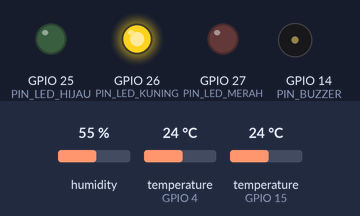
The sketch below on a simulated ESP32. On the bench: output pins drawn as LEDs (lit = HIGH), buzzer (waves = sounding). The inputs (shaded band) are chosen by the test bench; at power-on: humidity 55 %, temperature (sensors on GPIO 4, GPIO 15) 24 °C. WiFi joins after 1.5 s; servers stay silent unless stated; random numbers use the default seed unless the sketch sets one; no MQTT or app messages arrive unless stated; what the sketch prints to the serial monitor is not drawn.

Above: at 4.5 s.
4.6 s: humidity set to 58 %
At 6.0 s:
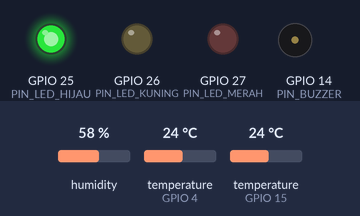
12.7 s: temperature (sensor on GPIO 4) set to 31.8 °C
19.9 s: temperature (sensor on GPIO 4) set to 32.8 °C
22.2 s: temperature (sensor on GPIO 15) set to 20.7 °C
27.4 s: temperature (sensor on GPIO 15) set to 19.3 °C
29.7 s: temperature (sensor on GPIO 4) set to 41 °C
At 35.2 s:
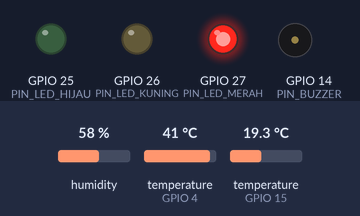
Timing chart, 0 to 42.7 s (numbered marks = the images above; inputs shaded):
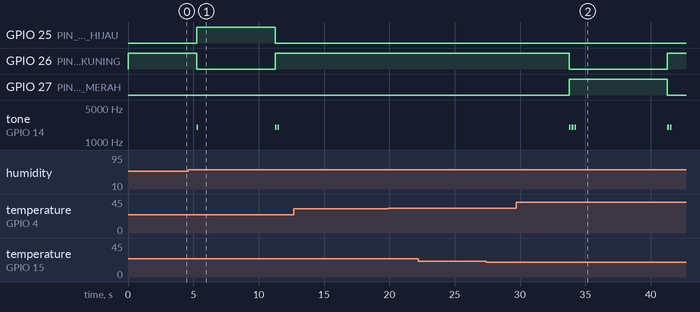

Measured:
- the behaviour switches between 55 and 56 % on humidity (found by bisection; images 0 and 1)
- after the input at 12.7 s, every drawn part: stays the same
- after the input at 19.9 s, every drawn part: stays the same
- after the input at 22.2 s, every drawn part: stays the same
- after the input at 27.4 s, every drawn part: stays the same
- after the input at 29.7 s, GPIO 26 (PIN_LED_KUNING): HIGH → LOW after 4.1 s, → HIGH 7.5 s later; GPIO 27 (PIN_LED_MERAH): LOW → HIGH after 4.1 s, → LOW 7.5 s later; tone on GPIO 14 (PIN_BUZZER): plays 2000 Hz for 0.12 s, 2000 Hz for 0.12 s, 2000 Hz for 0.12 s, 2000 Hz for 0.12 s, 2000 Hz for 0.12 s, starting after 4.1 s

The sketch:

esp32_glagah_node.ino
```cpp
/*
  PROTOTIPE SIMULASI (Wokwi) - Probe Pemantau Limbah Bunga Glagah
  ----------------------------------------------------------------
  Alur data:  ALAT (ESP32) --Wi-Fi--> SERVER (broker MQTT) --> DASHBOARD WEB

  Komponen: ESP32, DS18B20 (suhu tumpukan), DHT22 (suhu & kelembapan udara
            di kepala alat), 3 LED, buzzer.

  Fungsi:
  1. Membaca sensor, memvalidasi, lalu menghitung kelas kondisi limbah
     (cenderung kering / tidak pasti / aktif-lembap).
  2. Menampilkan hasil secara lokal (LED + buzzer), tetap jalan walau
     internet putus.
  3. Mengirim data + hasil ke server (MQTT) secara berkala dan saat
     kelas berubah.

  PENTING:
  - Di Wokwi semua pembacaan adalah DATA TIRUAN. Simulasi hanya membuktikan
    LOGIKA dan ALUR DATA, bukan akurasi sensor atau kinerja di lapangan.
  - Semua angka ambang adalah ASUMSI AWAL. Ganti dengan nilai dari
    penyuluh/dosen/literatur sebelum dipakai di proposal.
  - Broker MQTT publik tidak aman: siapa pun yang tahu topiknya bisa
    membaca data. Jangan kirim data sensitif. Ganti ID_ALAT dengan ID unik.
*/

#include <Arduino.h>
#include <WiFi.h>
#include <PubSubClient.h>
#include <DHT.h>
#include <OneWire.h>
#include <DallasTemperature.h>

// ===================== JARINGAN =====================
const char* WIFI_SSID   = "Wokwi-GUEST";   // jaringan Wi-Fi simulasi Wokwi
const char* WIFI_PASS   = "";
const char* MQTT_SERVER = "broker.hivemq.com";  // broker publik (hanya untuk simulasi)
const int   MQTT_PORT   = 1883;
const char* ID_ALAT     = "GANTI_ID_UNIK";      // ganti, contoh: "glagah-andi-01"

// ===================== PIN =====================
const int PIN_DHT        = 15;
const int PIN_DS18B20    = 4;
const int PIN_LED_HIJAU  = 25;  // cenderung kering -> benih / briket
const int PIN_LED_KUNING = 26;  // tidak pasti -> tahan, cek ulang
const int PIN_LED_MERAH  = 27;  // aktif / lembap -> pupuk / kompos
const int PIN_BUZZER     = 14;

// ===================== PARAMETER KEPUTUSAN (ASUMSI - GANTI!) =====================
const float AMBANG_DELTA_AKTIF   = 5.0;   // C : tumpukan lebih hangat dari udara
const float AMBANG_DELTA_KECIL   = 2.0;   // C : selisih kecil = belum aktif
const float AMBANG_HUM_TINGGI    = 80.0;  // % kelembapan udara tinggi
const float AMBANG_HUM_RENDAH    = 55.0;  // % kelembapan udara rendah
const float AMBANG_TREN_NAIK     = 1.0;   // C per siklus: selisih suhu naik
const float AMBANG_SUHU_TINGGI   = 60.0;  // C : peringatan suhu tumpukan tinggi

const int   JUMLAH_SAMPEL        = 5;
const int   JUMLAH_KONFIRMASI    = 3;
const unsigned long INTERVAL_BACA  = 1500;   // ms : baca sensor
const unsigned long INTERVAL_KIRIM = 5000;   // ms : kirim data berkala
const unsigned long INTERVAL_RECONNECT = 5000; // ms : coba sambung ulang MQTT

// ===================== OBJEK & TIPE =====================
DHT dht(PIN_DHT, DHT22);
OneWire oneWire(PIN_DS18B20);
DallasTemperature sensorSuhu(&oneWire);
WiFiClient wifiClient;
PubSubClient mqtt(wifiClient);

enum Kelas { KELAS_KERING, KELAS_CEK, KELAS_AKTIF };

struct RataRata {
  float data[JUMLAH_SAMPEL];
  int idx = 0;
  int jumlah = 0;
  void tambah(float v) {
    data[idx] = v;
    idx = (idx + 1) % JUMLAH_SAMPEL;
    if (jumlah < JUMLAH_SAMPEL) jumlah++;
  }
  float nilai() const {
    if (jumlah == 0) return 0;
    float total = 0;
    for (int i = 0; i < jumlah; i++) total += data[i];
    return total / jumlah;
  }
};

RataRata rrDelta;
RataRata rrHum;

// ===================== STATE =====================
Kelas kelasAktif = KELAS_CEK;
Kelas kandidat = KELAS_CEK;
int hitungKonfirmasi = 0;
float deltaSebelumnya = -999;
bool suhuTinggiSebelumnya = false;
unsigned long waktuBaca = 0;
unsigned long waktuKirim = 0;
unsigned long waktuReconnect = 0;
char topicData[80];
char clientId[40];

// ===================== FUNGSI DASAR =====================
const char* namaKelas(Kelas k) {
  switch (k) {
    case KELAS_KERING: return "CENDERUNG KERING";
    case KELAS_AKTIF:  return "AKTIF/LEMBAP";
    default:           return "TIDAK PASTI";
  }
}

const char* rekomendasi(Kelas k) {
  switch (k) {
    case KELAS_KERING: return "BENIH / BRIKET";
    case KELAS_AKTIF:  return "PUPUK / KOMPOS";
    default:           return "TAHAN, CEK ULANG";
  }
}

void bunyi(int kali, int durasi) {
  for (int i = 0; i < kali; i++) {
    tone(PIN_BUZZER, 2000, durasi);
    delay(durasi + 80);
  }
}

void setLED(bool hijau, bool kuning, bool merah) {
  digitalWrite(PIN_LED_HIJAU,  hijau  ? HIGH : LOW);
  digitalWrite(PIN_LED_KUNING, kuning ? HIGH : LOW);
  digitalWrite(PIN_LED_MERAH,  merah  ? HIGH : LOW);
}

// Aturan inferensi: skor dari 3 indikator
Kelas klasifikasi(float delta, float hum, float tren, int &skor) {
  skor = 0;
  if (delta >= AMBANG_DELTA_AKTIF) skor++;
  if (hum >= AMBANG_HUM_TINGGI)    skor++;
  if (tren >= AMBANG_TREN_NAIK)    skor++;

  if (skor >= 2) return KELAS_AKTIF;
  if (skor == 0 && delta <= AMBANG_DELTA_KECIL && hum <= AMBANG_HUM_RENDAH)
    return KELAS_KERING;
  return KELAS_CEK;
}

// Tampilan lokal (tetap bekerja walau internet putus)
void terapkanKelas(Kelas k) {
  switch (k) {
    case KELAS_KERING: setLED(true, false, false); bunyi(1, 120); break;
    case KELAS_AKTIF:  setLED(false, false, true); bunyi(3, 120); break;
    default:           setLED(false, true, false); bunyi(2, 120); break;
  }
}

// ===================== JARINGAN =====================
void kirimPesan(const char* payload) {
  if (!mqtt.connected()) {
    Serial.println("[MQTT] belum tersambung, data hanya tampil lokal");
    return;
  }
  bool ok = mqtt.publish(topicData, payload);
  Serial.printf("[MQTT] kirim %s: %s\n", ok ? "OK" : "GAGAL", payload);
}

void kirimData(float tumpuk, float udara, float hum, float delta,
               float tren, int skor, bool suhuTinggi) {
  char payload[400];
  snprintf(payload, sizeof(payload),
    "{\"id\":\"%s\",\"tumpuk\":%.1f,\"udara\":%.1f,\"hum\":%.0f,"
    "\"delta\":%.1f,\"tren\":%.1f,\"skor\":%d,\"kelas\":\"%s\","
    "\"rekomendasi\":\"%s\",\"suhu_tinggi\":%s,\"error\":\"\"}",
    ID_ALAT, tumpuk, udara, hum, delta, tren, skor,
    namaKelas(kelasAktif), rekomendasi(kelasAktif),
    suhuTinggi ? "true" : "false");
  kirimPesan(payload);
}

void kirimError(const char* sumber) {
  char payload[200];
  snprintf(payload, sizeof(payload),
    "{\"id\":\"%s\",\"error\":\"%s\"}", ID_ALAT, sumber);
  kirimPesan(payload);
}

void jagaKoneksi() {
  if (WiFi.status() != WL_CONNECTED) return;           // menunggu Wi-Fi
  if (mqtt.connected()) { mqtt.loop(); return; }
  if (millis() - waktuReconnect < INTERVAL_RECONNECT) return;
  waktuReconnect = millis();
  Serial.print("[MQTT] menyambung ke broker... ");
  if (mqtt.connect(clientId)) Serial.println("tersambung");
  else Serial.printf("gagal (kode %d), coba lagi nanti\n", mqtt.state());
}

void modeAman(const char* pesan) {
  Serial.printf("ERROR: %s. Mode aman: LED kuning.\n", pesan);
  setLED(false, true, false);
  kirimError(pesan);
  bunyi(5, 60);
}

// ===================== SETUP =====================
void setup() {
  Serial.begin(115200);
  pinMode(PIN_LED_HIJAU, OUTPUT);
  pinMode(PIN_LED_KUNING, OUTPUT);
  pinMode(PIN_LED_MERAH, OUTPUT);
  pinMode(PIN_BUZZER, OUTPUT);
  setLED(false, true, false);

  dht.begin();
  sensorSuhu.begin();

  snprintf(topicData, sizeof(topicData), "idtc2026/glagah/%s/data", ID_ALAT);
  snprintf(clientId, sizeof(clientId), "esp32-%s-%04X", ID_ALAT, (unsigned)random(0xFFFF));

  WiFi.begin(WIFI_SSID, WIFI_PASS, 6);   // kanal 6 untuk Wokwi-GUEST
  mqtt.setServer(MQTT_SERVER, MQTT_PORT);
  mqtt.setBufferSize(512);

  Serial.println("=== Simulasi dimulai (data tiruan) ===");
  Serial.printf("Topik data: %s\n", topicData);
}

// ===================== LOOP =====================
void loop() {
  jagaKoneksi();

  if (millis() - waktuBaca < INTERVAL_BACA) return;
  waktuBaca = millis();

  // 1) BACA SENSOR
  float suhuUdara = dht.readTemperature();
  float humUdara  = dht.readHumidity();
  sensorSuhu.requestTemperatures();
  float suhuTumpuk = sensorSuhu.getTempCByIndex(0);

  // 2) VALIDASI SENSOR
  if (isnan(suhuUdara) || isnan(humUdara)) { modeAman("DHT22 gagal dibaca"); return; }
  if (suhuTumpuk == DEVICE_DISCONNECTED_C) { modeAman("DS18B20 terputus"); return; }

  // 3) RATA-RATA BERGERAK & TREN
  rrDelta.tambah(suhuTumpuk - suhuUdara);
  rrHum.tambah(humUdara);
  float delta = rrDelta.nilai();
  float hum   = rrHum.nilai();
  float tren  = (deltaSebelumnya > -900) ? (delta - deltaSebelumnya) : 0;
  deltaSebelumnya = delta;

  // 4) PERINGATAN SUHU TINGGI (sekali saat baru terlampaui)
  bool suhuTinggi = suhuTumpuk >= AMBANG_SUHU_TINGGI;
  if (suhuTinggi && !suhuTinggiSebelumnya) {
    Serial.println("PERINGATAN: suhu tumpukan tinggi, periksa tumpukan!");
    bunyi(2, 400);
  }
  suhuTinggiSebelumnya = suhuTinggi;

  // 5) KLASIFIKASI + KONFIRMASI
  int skor = 0;
  Kelas hasil = klasifikasi(delta, hum, tren, skor);
  bool kelasBerubah = false;

  if (hasil == kandidat) {
    if (hitungKonfirmasi < JUMLAH_KONFIRMASI) hitungKonfirmasi++;
  } else {
    kandidat = hasil;
    hitungKonfirmasi = 1;
  }
  if (hitungKonfirmasi >= JUMLAH_KONFIRMASI && kandidat != kelasAktif) {
    kelasAktif = kandidat;
    kelasBerubah = true;
    terapkanKelas(kelasAktif);
    Serial.printf(">> REKOMENDASI BERUBAH: %s\n", rekomendasi(kelasAktif));
  }

  // 6) LOG LOKAL
  Serial.printf("Tumpuk=%.1fC Udara=%.1fC Hum=%.0f%% Delta=%.1f Tren=%+.1f "
                "Skor=%d Kelas=%s | Wi-Fi:%s MQTT:%s\n",
                suhuTumpuk, suhuUdara, humUdara, delta, tren, skor,
                namaKelas(kelasAktif),
                WiFi.status() == WL_CONNECTED ? "ya" : "tidak",
                mqtt.connected() ? "ya" : "tidak");

  // 7) KIRIM KE SERVER: berkala, atau segera saat kelas berubah
  if (kelasBerubah || millis() - waktuKirim >= INTERVAL_KIRIM) {
    waktuKirim = millis();
    kirimData(suhuTumpuk, suhuUdara, humUdara, delta, tren, skor, suhuTinggi);
  }
}
```
